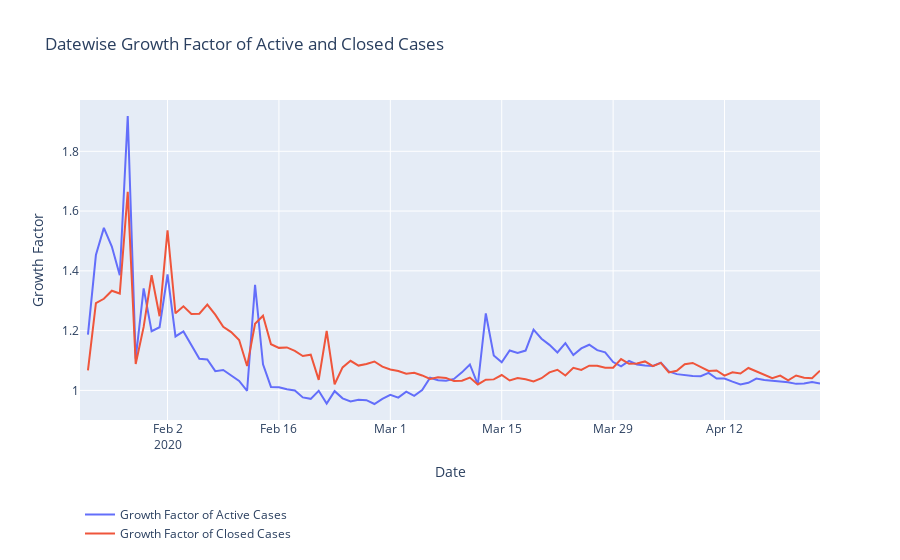

The cell this chart's notebook holds for it:
### Code cell
fig=go.Figure()
fig.add_trace(go.Scatter(x=datewise.index, 
                         y=(datewise["Confirmed"]-datewise["Recovered"]-datewise["Deaths"])/(datewise["Confirmed"]-datewise["Recovered"]-datewise["Deaths"]).shift(),
                    mode='lines',
                    name='Growth Factor of Active Cases'))
fig.add_trace(go.Scatter(x=datewise.index, y=(datewise["Recovered"]+datewise["Deaths"])/(datewise["Recovered"]+datewise["Deaths"]).shift(),
                    mode='lines',
                    name='Growth Factor of Closed Cases'))
fig.update_layout(title="Datewise Growth Factor of Active and Closed Cases",
                 xaxis_title="Date",yaxis_title="Growth Factor",
                 legend=dict(x=0,y=-0.4,traceorder="normal"))
fig.show()
